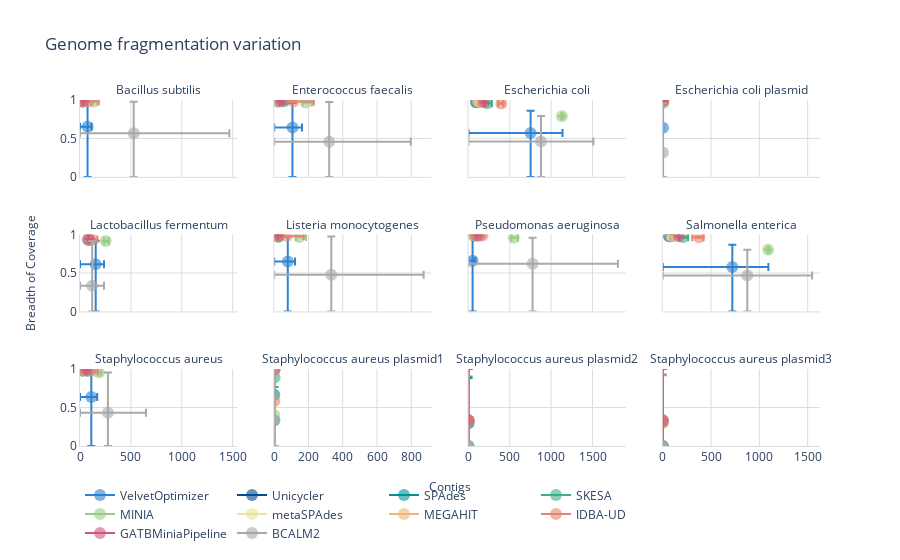

The cell this chart's notebook holds for it:
### Markdown cell above
### All Samples - Even only

### Code cell
fig=make_subplots(rows=3, cols=4, subplot_titles=[x.replace('_', ' ') for x in sorted(df['Reference'].unique(), key=lambda v: v.upper(), reverse=False)],
                 shared_yaxes=True, shared_xaxes=True, x_title="Contigs", y_title="Breadth of Coverage")
row=1
col=1
for reference in sorted(df['Reference'].unique(), key=lambda v: v.upper(), reverse=False):
    print('--' + reference)
    i=0
    print(row, col)
    for assembler in sorted(df['Assembler'].unique(), key=lambda v: v.upper(), reverse=True):
        print('---' + assembler)
        showlegend=True if col==1 and row==1 else False
        
        contigs = list(df['Contigs'][(df['Assembler'] == assembler) & (df['Reference'] == reference) & (df['distribution'] == 'Even')])
        boc = list(df['Breadth of Coverage'][(df['Assembler'] == assembler) & (df['Reference'] == reference) & (df['distribution'] == 'Even')])
        #print('Contigs: ', contigs, mean(contigs), max(contigs), min(contigs))
        #print('BOC: ', boc, mean(boc), max(boc), min(boc))
        #print("upper_error: ", max(contigs), mean(contigs), max(contigs)-mean(contigs))
        #print("lower_error: ", min(contigs), mean(contigs), mean(contigs)-min(contigs))
        if contigs: #list not empty
            fig.add_trace(go.Scatter(x=[mean(contigs)],
                                     y=[mean(boc)],
                                     error_y=dict(type='data', # value of error bar given in data coordinates
                                                  symmetric=False,
                                                  array=[max(boc)-mean(boc)],
                                                  arrayminus=[mean(boc)-min(boc)],
                                                  visible=True),
                                     error_x=dict(type='data', # value of error bar given in data coordinates
                                                  symmetric=False,
                                                  array=[max(contigs)-mean(contigs)],
                                                  arrayminus=[mean(contigs)-min(contigs)],
                                                  visible=True),
                                     name=assembler, marker=dict(color=COLOURS[i], opacity=0.6, size=12), showlegend=showlegend),
                          col=col, row=row)
        i+=1
    if col == 4:
        col = 1
        row += 1
    else:
        col += 1
        
fig.update_layout(plot_bgcolor='rgb(255,255,255)', title="Genome fragmentation variation")
fig.update_xaxes(showline=True, linewidth=1, linecolor='#DCDCDC', gridcolor='#DCDCDC', rangemode='tozero')
fig.update_yaxes(showline=True, linewidth=1, linecolor='#DCDCDC', gridcolor='#DCDCDC', range=[0, 1])
for i in fig['layout']['annotations']:
    i['font']['size'] = 12
fig.update_layout(legend=dict(
    orientation="h",
    y=-0.1,
    x=0
))
fig.show()
plot(fig, filename='Plots/Genome Fragmentation/all_samples.html', auto_open=False)
